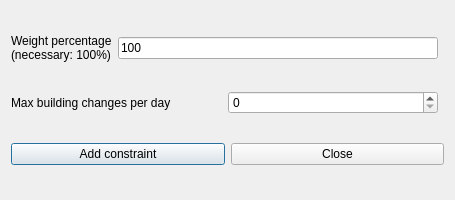
<?xml version="1.0" encoding="UTF-8"?>
<ui version="4.0">
 <class>AddConstraintStudentsMaxBuildingChangesPerRealDayForm_template</class>
 <widget class="QDialog" name="AddConstraintStudentsMaxBuildingChangesPerRealDayForm_template">
  <property name="geometry">
   <rect>
    <x>0</x>
    <y>0</y>
    <width>455</width>
    <height>200</height>
   </rect>
  </property>
  <property name="windowTitle">
   <string extracomment="This is the title of the dialog to add a new constraint of this type">Add students max building changes per real day</string>
  </property>
  <layout class="QGridLayout">
   <item row="2" column="0" colspan="2">
    <layout class="QHBoxLayout">
     <item>
      <widget class="QPushButton" name="addConstraintPushButton">
       <property name="text">
        <string>Add constraint</string>
       </property>
      </widget>
     </item>
     <item>
      <widget class="QPushButton" name="closePushButton">
       <property name="text">
        <string>Close</string>
       </property>
      </widget>
     </item>
    </layout>
   </item>
   <item row="0" column="0">
    <layout class="QHBoxLayout">
     <item>
      <widget class="QLabel" name="weightTextLabel">
       <property name="frameShape">
        <enum>QFrame::NoFrame</enum>
       </property>
       <property name="frameShadow">
        <enum>QFrame::Plain</enum>
       </property>
       <property name="text">
        <string>Weight percentage
(necessary: 100%)</string>
       </property>
       <property name="wordWrap">
        <bool>false</bool>
       </property>
      </widget>
     </item>
     <item>
      <widget class="QLineEdit" name="weightLineEdit">
       <property name="text">
        <string notr="true">100</string>
       </property>
      </widget>
     </item>
    </layout>
   </item>
   <item row="1" column="0">
    <layout class="QHBoxLayout">
     <item>
      <widget class="QLabel" name="textLabel1">
       <property name="text">
        <string>Max building changes per day</string>
       </property>
       <property name="wordWrap">
        <bool>false</bool>
       </property>
      </widget>
     </item>
     <item>
      <widget class="QSpinBox" name="maxChangesSpinBox"/>
     </item>
    </layout>
   </item>
  </layout>
 </widget>
 <layoutdefault spacing="6" margin="11"/>
 <resources/>
 <connections/>
</ui>
